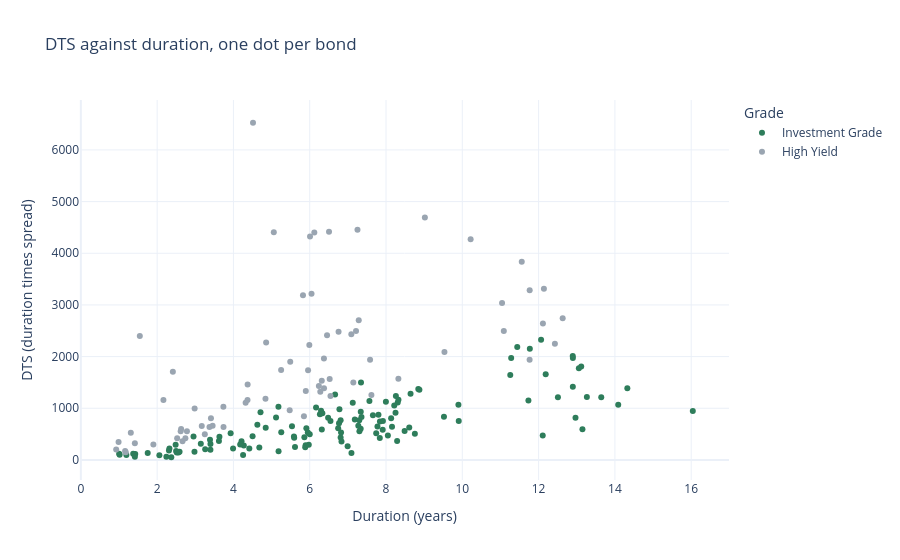

The notebook cell saved with this chart:
### Markdown cell above
### Exercise 4

Q. Draw a plotly scatter of `dts` against `duration` by grade, the issuer heading the hover box, ticker and rating inside. Point at the highest dot, then confirm with `idxmax()`: store its ticker in **ex4_ticker** and DTS in **ex4_dts**.

### Code cell
# the row with the highest DTS
top = book.loc[book['dts'].idxmax()]
ex4_ticker = top['ticker']
ex4_dts = top['dts']
print('Highest DTS:', ex4_ticker, top['issuer'], top['rating'],
      '- duration', top['duration'], 'years, OAS', top['oas'], 'bp')
print('Median DTS of the book:', book['dts'].median())

fig = px.scatter(book, x='duration', y='dts', color='grade', hover_name='issuer',
                 hover_data=['ticker', 'rating'],
                 labels={'duration': 'Duration (years)', 'dts': 'DTS (duration times spread)',
                         'grade': 'Grade'},
                 title='DTS against duration, one dot per bond')
fig.show()

### Figure 1 — Plotly figure (JSON) as saved in the notebook; plotly's stock layout.template omitted (floating-point values rounded to 4 significant figures; data arrays with more than 128 entries replaced by an {"elided": "..."} marker saying what was removed)
{"data": [{"customdata": {"elided": "128x2 str values"}, "hovertemplate": "<b>%{hovertext}</b><br><br>Grade=Investment Grade<br>Duration (years)=%{x}<br>DTS (duration times spread)=%{y}<br>ticker=%{customdata[0]}<br>rating=%{customdata[1]}<extra></extra>", "hovertext": ["Bezane Finance", "Bezorin Finance", "Bezorin Finance", "Bezimer Power", "Bruxamyth Brands", "Bruxizal Chemicals", "Clavane Foods", "Clavoquil Bancorp", "Clavoquil Bancorp", "Clavoquil Bancorp", "Clavoquil Bancorp", "Clavebran Software", "Corvoquil Metals", "Corvoquil Metals", "Corvoquil Metals", "Corvovar Health", "Corvulex Logistics", "Corvulex Logistics", "Delverone Pharma", "Delvazor Paper", "Dralundra Brands", "Dralundra Brands", "Dralane Networks", "Dralane Networks", "Dralamyth Finance", "Dralamyth Finance", "Dralizal Rail", "Dralostrin Industrial", "Dralazor Utilities", "Dralazor Utilities", "Elverone Industrial", "Elverone Industrial", "Elverone Industrial", "Elverone Industrial", "Elvizal Retail", "Feskundra Systems", "Feskundra Systems", "Feskamyth Insurance", "Feskamyth Insurance", "Feskebran Foods", "Feskebran Foods", "Galvostrin Resources", "Galvostrin Resources", "Galventor Power", "Galvolvey Resources", "Grovostrin Freight", "Grovostrin Freight", "Grovostrin Freight", "Groventor Bancorp", "Heskundra Retail", "Heskundra Retail", "Heskundra Retail", "Heskorin Aerospace", "Heskentor Resources", "Hulvane Industrial", "Hulvimer Pipeline", "Kezundra Rail", "Kezundra Rail", "Kezundra Rail", "Kezerone Paper", "Keziskan Paper", "Kezazor Logistics", "Krilellix Networks", "Krilellix Networks", "Krilellix Networks", "Lorvamyth Paper", "Lorvellix Energy", "Mulvundra Machinery", "Nevane Machinery", "Nevovar Energy", "Nevulex Health", "Nevulex Health", "Nevulex Health", "Nevulex Health", "Nevulex Health", "Nevulex Health", "Osmere Chemicals", "Ostrevale Telecom", "Plevundra Finance", "Plevundra Finance", "Plevundra Finance", "Plevazor Energy", "Pellwick Paper", "Pellwick Paper", "Pellwick Paper", "Pellwick Paper", "Quelellix Water", "Quelellix Water", "Quorvane Energy", "Quorvane Energy", "Rulvane Aerospace", "Rulvizal Systems", "Rulviskan Pharma", "Rulviskan Pharma", "Rulvazor Utilities", "Skelolvey Industrial", "Skelolvey Industrial", "Sylvazor Power", "Sylvellix Logistics", "Sylvellix Logistics", "Sylvellix Logistics", "Thalostrin Finance", "Thalostrin Finance", "Thalulex Retail", "Thalulex Retail", "Tovovar Water", "Tovolvey Devices", "Tovolvey Devices", "Tarnwick Utilities", "Tromazor Resources", "Vraxorin Bancorp", "Vraxorin Bancorp", "Vraxorin Bancorp", "Vraxentor Retail", "Vraxentor Retail", "Vraxentor Retail", "Vyrovar Medical", "Wyxane Wireless", "Xanane Foods", "Xanane Foods", "Xanamyth Systems", "Xanazor Telecom", "Yarviskan Energy", "Zephizal Medical", "Zephizal Medical", "Zephizal Medical", "Zephiskan Resources", "Zephiskan Resources"], "legendgroup": "Investment Grade", "marker": {"color": "#2E7D5B", "symbol": "circle"}, "mode": "markers", "name": "Investment Grade", "orientation": "v", "showlegend": true, "type": "scatter", "x": [4.627, 7.338, 8.846, 2.588, 12.89, 2.498, 11.77, 2.323, 4.272, 5.912, 7.299, 2.979, 1.426, 3.991, 14.09, 9.906, 8.643, 12.51, 6.81, 12.97, 5.893, 8.049, 4.253, 7.094, 3.386, 8.259, 8.875, 3.26, 5.586, 12.19, 2.954, 3.398, 8.307, 11.44, 3.633, 7.776, 8.609, 6.482, 13.27, 5.183, 5.882, 8.134, 9.519, 12.11, 7.913, 3.397, 5.535, 7.303, 7.997, 4.502, 6.768, 7.357, 6.833, 7.128, 4.679, 12.9, 3.62, 8.216, 13.64, 6.317, 1.373, 7.841, 4.71, 5.18, 6.166, 13.12, 8.157, 7.182, 6.81, 1.005, 3.927, 4.846, 6.267, 6.297, 12.9, 13.05, 6.544, 5.117, 2.243, 2.371, 6.994, 2.485, 1.017, 6.331, 6.779, 8.249, 2.558, 4.416, 6.0, 11.26, 7.344, 2.059, 5.614, 5.975, 7.837, 11.28, 12.06, 8.291, 8.756, 13.15, 16.04, 5.95, 9.898, 7.802, 8.326, 6.746, 5.86, 6.821, 7.336, 6.665, 5.593, 7.274, 8.487, 1.753, 5.254, 11.73, 2.514, 2.31, 1.193, 14.33, 7.657, 4.212, 3.145, 1.416, 7.743, 7.919, 4.177, 7.565], "xaxis": "x", "y": [680.2, 931.9, 1371.0, 160.5, 2012.0, 174.9, 2154.0, 223.0, 282.0, 614.8, 766.4, 160.9, 115.5, 223.5, 1071.0, 752.9, 1279.0, 1213.0, 435.8, 816.9, 282.9, 474.9, 97.8, 134.8, 392.8, 1239.0, 1358.0, 205.4, 452.5, 1657.0, 454.9, 309.2, 1113.0, 2185.0, 450.5, 645.4, 628.5, 816.7, 1220.0, 165.9, 247.0, 805.3, 837.7, 472.2, 585.6, 197.0, 653.1, 555.0, 1128.0, 459.2, 710.6, 831.3, 355.3, 1105.0, 238.6, 1419.0, 365.6, 1052.0, 1214.0, 587.5, 122.2, 744.9, 923.2, 1031.0, 1017.0, 1810.0, 644.4, 782.8, 769.5, 120.6, 518.4, 625.1, 883.6, 950.8, 1973.0, 1776.0, 752.6, 823.8, 60.6, 52.2, 265.8, 293.2, 99.7, 905.3, 983.0, 915.6, 145.8, 220.8, 498.0, 1644.0, 1498.0, 90.6, 252.6, 292.8, 423.2, 1974.0, 2328.0, 364.8, 507.8, 591.7, 946.5, 529.6, 1069.0, 873.8, 1166.0, 613.9, 439.5, 532.0, 601.6, 1266.0, 430.7, 661.9, 560.1, 136.7, 535.9, 1150.0, 143.3, 184.8, 94.2, 1390.0, 865.2, 362.2, 314.5, 62.3, 518.8, 752.3, 300.7, 1142.0], "yaxis": "y"}, {"customdata": {"elided": "72x2 str values"}, "hovertemplate": "<b>%{hovertext}</b><br><br>Grade=High Yield<br>Duration (years)=%{x}<br>DTS (duration times spread)=%{y}<br>ticker=%{customdata[0]}<br>rating=%{customdata[1]}<extra></extra>", "hovertext": ["Bezamyth Machinery", "Bezoquil Freight", "Bezoquil Freight", "Clavulex Industrial", "Clavolvey Bancorp", "Calderby Retail", "Calderby Retail", "Corvundra Brands", "Corvundra Brands", "Corvundra Brands", "Corvamyth Wireless", "Corvamyth Wireless", "Corvamyth Wireless", "Corvolvey Systems", "Dunmarrow Rail", "Dunmarrow Rail", "Dunmarrow Rail", "Elvundra Foods", "Elvundra Foods", "Elvorin Medical", "Elvorin Medical", "Farvellix Paper", "Farvellix Paper", "Farvellix Paper", "Feskovar Devices", "Feskovar Devices", "Galvellix Paper", "Galvellix Paper", "Galvellix Paper", "Halvering Foods", "Halvering Foods", "Jaximer Networks", "Jaximer Networks", "Lorvane Systems", "Lorvane Systems", "Lorvizal Wireless", "Lorvebran Paper", "Lorvebran Paper", "Morvellix Networks", "Mulvebran Logistics", "Mulvebran Logistics", "Nevostrin Water", "Nevostrin Water", "Praxane Paper", "Praxane Paper", "Praxiskan Finance", "Praxiskan Finance", "Praximer Energy", "Skeliskan Machinery", "Skeliskan Machinery", "Thalundra Aerospace", "Thalundra Aerospace", "Thaloquil Chemicals", "Tovithe Insurance", "Tovellix Bancorp", "Tovellix Bancorp", "Tromithe Medical", "Tromithe Medical", "Vraxizal Telecom", "Vyrerone Metals", "Vyrerone Metals", "Veyrholt Health", "Veyrholt Health", "Vyrebran Wireless", "Vyrebran Wireless", "Vyrellix Telecom", "Wyxundra Energy", "Wyxundra Energy", "Wyximer Wireless", "Wyximer Wireless", "Xanizal Industrial", "Zarizal Industrial"], "legendgroup": "High Yield", "marker": {"color": "#9AA5B1", "symbol": "circle"}, "mode": "markers", "name": "High Yield", "orientation": "v", "showlegend": true, "type": "scatter", "x": [2.165, 3.25, 12.11, 1.416, 4.84, 4.513, 9.019, 2.781, 4.369, 6.373, 6.523, 7.143, 9.532, 11.09, 1.902, 6.277, 11.76, 3.411, 7.285, 5.489, 7.214, 1.161, 3.372, 5.475, 1.546, 7.252, 0.989, 1.31, 6.506, 7.582, 10.22, 3.454, 12.63, 2.983, 4.372, 6.454, 2.665, 6.24, 12.14, 2.617, 8.324, 6.008, 6.12, 5.957, 6.316, 2.412, 5.058, 4.857, 5.25, 5.99, 2.629, 11.04, 11.77, 7.091, 5.848, 5.897, 1.178, 3.17, 2.525, 2.741, 6.544, 0.927, 4.32, 6.375, 7.617, 3.737, 6.047, 11.56, 3.74, 12.43, 5.823, 6.756], "xaxis": "x", "y": [1158.0, 497.2, 2641.0, 321.4, 1186.0, 6526.0, 4690.0, 556.2, 1162.0, 1963.0, 1566.0, 1500.0, 2088.0, 2495.0, 300.5, 1318.0, 1941.0, 805.0, 2703.0, 1899.0, 2496.0, 175.3, 637.3, 963.6, 2398.0, 4453.0, 346.2, 525.3, 4418.0, 1941.0, 4271.0, 663.2, 2741.0, 996.3, 1460.0, 2414.0, 359.8, 1429.0, 3314.0, 554.8, 1573.0, 4326.0, 4400.0, 1734.0, 1535.0, 1705.0, 4406.0, 2273.0, 1743.0, 2222.0, 596.8, 3036.0, 3283.0, 2432.0, 848.0, 1333.0, 147.2, 656.2, 419.2, 419.4, 1237.0, 200.2, 1106.0, 1390.0, 1257.0, 1028.0, 3217.0, 3837.0, 639.5, 2249.0, 3185.0, 2480.0], "yaxis": "y"}], "layout": {"legend": {"title": {"text": "Grade"}, "tracegroupgap": 0}, "title": {"text": "DTS against duration, one dot per bond"}, "xaxis": {"anchor": "y", "domain": [0.0, 1.0], "title": {"text": "Duration (years)"}}, "yaxis": {"anchor": "x", "domain": [0.0, 1.0], "title": {"text": "DTS (duration times spread)"}}}}
